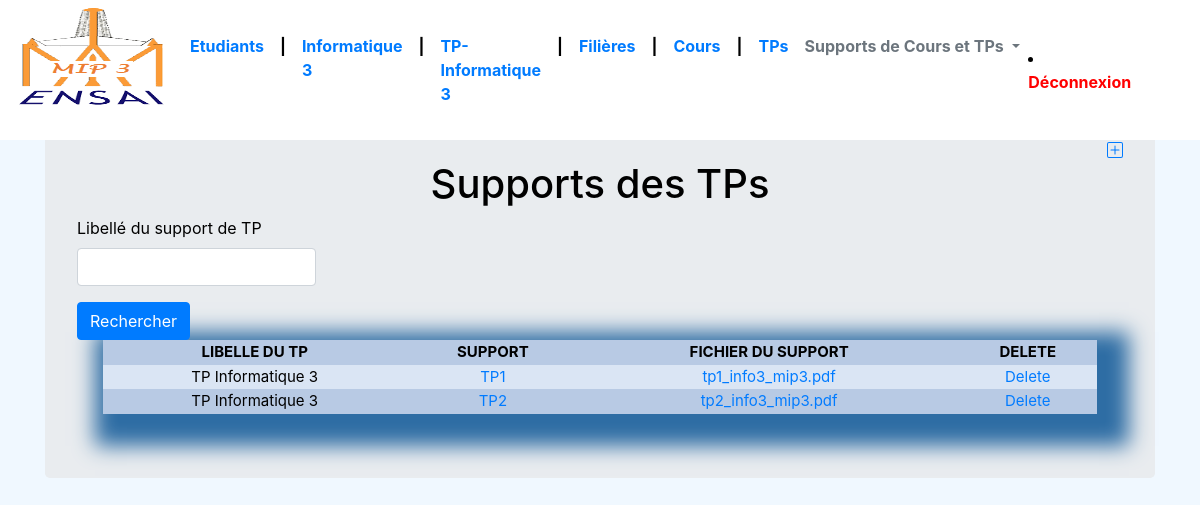
Page /supportp_list (signed in) on the committed database.
### maplateforme_app/models.py (models this page shows, shortened)
class Support_tp(models.Model):
    tp = models.ForeignKey(Travail_pratique, on_delete=models.CASCADE, verbose_name="Libellé du TP", default='', null=True,
                              blank=True)
    libelle_support_tp= models.CharField(max_length=100, default='', blank=True, null=True, verbose_name="Libellé du support de TP")
    fichier_support_tp = models.FileField(blank=True, default='', verbose_name="Fichier du support de cours", storage=OverwriteStorage())
    class Meta:
        verbose_name_plural="Supports des TPs"

class Travail_pratique(models.Model):
    libelle_tp=models.CharField(max_length=100, default='', blank=True, null=True, verbose_name="Libellé du TP")
    class Meta:
        verbose_name_plural="Travail Pratique"
    def __str__(self):
        return self.libelle_tp

### maplateforme_app/views.py (the view, shortened to what this page needs)
# urls.py: path('supportp_list', views.supportp_list, name='supportp_list'),
def supportp_list(request):
    title = "Supports des TPs"
    supportp = Support_tp.objects.all().order_by('libelle_support_tp')
    form = Support_tpSearchForm(request.POST or None)
    context = {
        'title': title,
        'supportp': supportp,
        'form': form,
    }
    return render(request, "maplateforme_app/supportp_list.html", context)

### maplateforme_app/forms.py
class Support_tpSearchForm(forms.ModelForm):
    def __init__(self, *args, **kwargs):
        super(Support_tpSearchForm, self).__init__(*args, **kwargs)
    class Meta:
        model = Support_tp
        fields = ['libelle_support_tp']

### maplateforme_app/templates/maplateforme_app/supportp_list.html (shortened to what this page needs)
{% load static%}
{% load crispy_forms_tags %}
<!doctype html>
<html lang="en">
  <head>
        <link href="{% static 'css/bootstrap.min.css' %}" rel="stylesheet">
    <link href="{% static 'css/stylesheet.css' %}" rel="stylesheet">
    <link href="{% static 'css/navbar-top-fixed.css' %}" rel="stylesheet">
  </head>
  <body>
  {% include 'maplateforme_app/navbar.html' %}
<main role="main" class="container">
  <div class="jumbotron">
      <div style="text-align: right">
         <a class="top-menu" href="supportp/new/"></a>
      </div>
    <h1 class="title">{{title}}</h1>
         <div class="row">
            <div class="col-sm-3">
              <form method="post" action="">
                   {{form|crispy}}
                   <input class="btn btn-primary" type="submit" value="Rechercher" />
              </form>
            </div>
         </div>
         <table>
              <tr>
                <th>LIBELLE DU TP </th>
                <th> SUPPORT </th>
                <th>FICHIER DU SUPPORT</th>
                {% if perms.maplateforme_app.delete_support_tp%}
                    <th>DELETE</th>
                {% endif %}
              </tr>
              {% for instance in supportp %}
                  <tr>
                      <td>{{instance.tp}}</td>
                      {% if perms.maplateforme_app.change_support_tp%}
                        <td><a href="{% url 'supportp_edit' id=instance.id %}">{{instance.libelle_support_tp}}</td>
                      {% else %}<td>{{instance.libelle_support_tp}}</td>
                      {% endif %}
                      <td>
                        {% if instance.fichier_support_tp%}
                         <a href="{{instance.fichier_support_tp.url}}"> {{ instance.fichier_support_tp.name}}</a>
                        {% endif %}
                      </td>
                      {% if perms.maplateforme_app.delete_support_tp%}
                        <td><a href="{% url 'supportp_delete' id=instance.id %}">Delete</a></td>
                      {% endif %}
                  </tr>
              {% endfor %}
         </table>
  </div>
</main>
  </body>
</html>

### static/css/stylesheet.css (style rules this page uses)
body { background-color: aliceblue; color: black; }
.title { text-align: center; }
table { width: 95%; margin: auto; text-align: center; box-shadow: 12px 12px 20px 20px #2e6da4; font-size: 15px; }
table tr:nth-child(odd) { background: #B8CAE4 }
table tr:nth-child(even) { background: #dae5f4 }

### static/css/navbar-top-fixed.css (style rules this page uses)
body { min-height: 75rem; padding-top: 4.5rem; }

### rows in the picture
Support_tp: tp "TP Informatique 3", libelle_support_tp "TP1", fichier_support_tp.name "tp1_info3_mip3.pdf"
Support_tp: tp "TP Informatique 3", libelle_support_tp "TP2", fichier_support_tp.name "tp2_info3_mip3.pdf"

### other values in the picture
{{ title }} "Supports des TPs"
